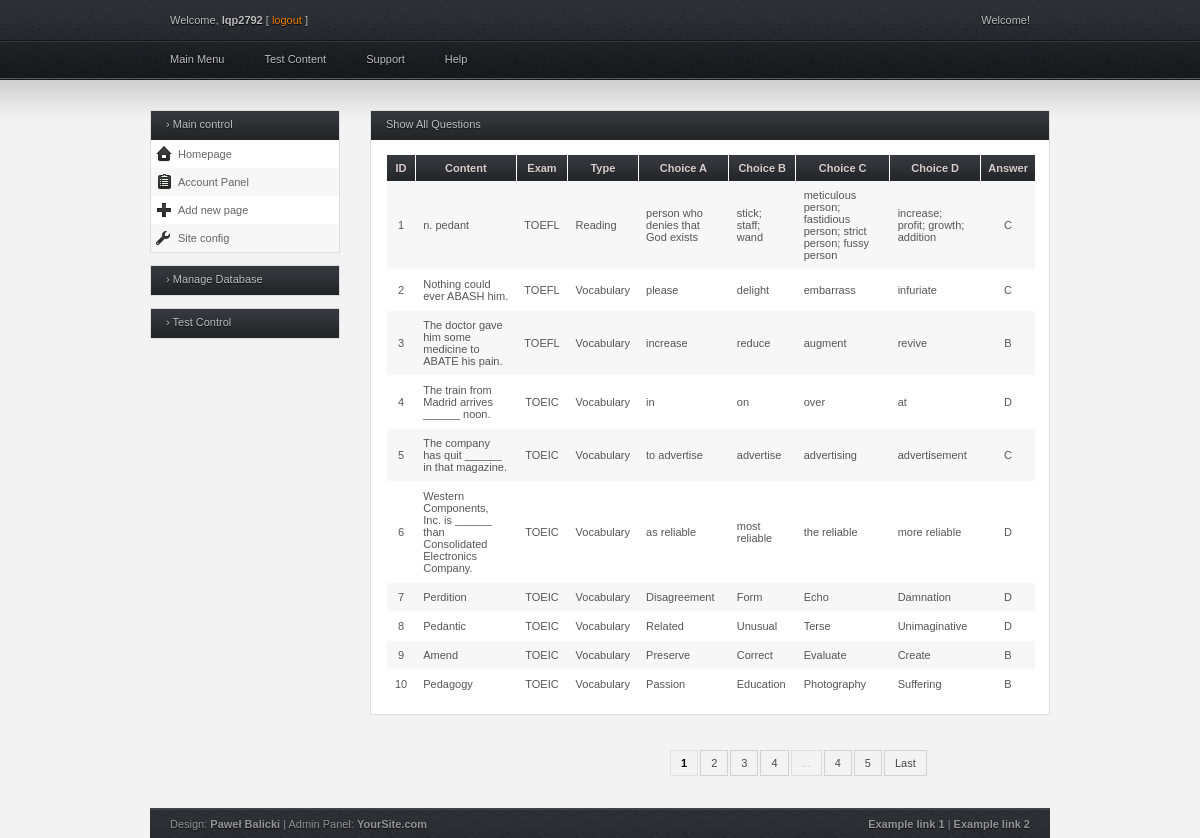
/layout/Account/Show/ (signed in), run on the app's committed database.
### tables this page shows
CREATE TABLE IF NOT EXISTS `questions` (
  `qid` int(11) NOT NULL AUTO_INCREMENT,
  `content` text NOT NULL,
  `exam` varchar(24) DEFAULT NULL,
  `type` varchar(24) NOT NULL,
  `choice_a` text NOT NULL,
  `choice_b` text NOT NULL,
  `choice_c` text NOT NULL,
  `choice_d` text NOT NULL,
  `answer` char(1) NOT NULL,
  PRIMARY KEY (`qid`)
);

### index.php (called while the page is built, shortened)
<?php
    include('model/DatabaseModel.php');
    $uri = $_SERVER['REQUEST_URI'];
    $uri = rtrim($uri, '/');
    $uri = ltrim($uri, '/');
    $data = explode("/", $uri);
   if(count($data) == 1) {
       $controller = "Controller";
   } else {
       if(isset($data[2])) $action=$data[2];
   }
   $c = new $controller();
   if(isset($action)) {
       $c->set_action($action);
   }
   $c->invoke();
?>

### model/DatabaseModel.php (called while the page is built, shortened)
<?php
    class DatabaseModel {
        public $DB_USER;
        public $DB_PASSWORD;
        public $DB_HOST;
        public $DB_NAME;
        function __construct() {
            $info = array();
            $f = fopen('config/config.txt', "r");
            if($f) {
                while(($buffer = fgets($f)) != false) {
                    $buffer = explode(",", $buffer);
                    $info[$buffer[0]] = $buffer[1];
                }
            }
            $this->DB_USER = trim($info['DB_USER']);
            $this->DB_PASSWORD = trim($info['DB_PASSWORD']);
            $this->DB_HOST = trim($info['DB_HOST']);
            $this->DB_NAME = trim($info['DB_NAME']);
        }
        function loadDatabase(){
            $dbc = mysqli_connect($this->DB_HOST, $this->DB_USER,  $this->DB_PASSWORD, $this->DB_NAME);
            if(!$dbc) {
                echo 'Failed to connect to MySQL:'.mysqli_connect_error();
            } else {
                mysqli_set_charset($dbc, 'utf8');
                return $dbc;
            }
        }
        function query($dbc, $query) {
            $r = mysqli_query($dbc, $query);
            return $r;
        }
    }
?>

### view/ShowQuestionsView.php (the view, shortened to what this page needs)
<div class="full_w">
    <div class="h_title">Show All Questions</div>
    <table>
        <thead>
        <tr>
            <th scope="col">ID</th>
            <th scope="col">Content</th>
            <th scope="col">Exam</th>
            <th scope="col">Type</th>
            <th scope="col">Choice A</th>
            <th scope="col">Choice B</th>
            <th scope="col">Choice C</th>
            <th scope="col">Choice D</th>
            <th scope="col">Answer</th>
        </tr>
        </thead>
        <tbody>
        <?php
            for($j=0;$j<10;$j++) {
            $row = $result->fetch_assoc();
            echo "<tr>";
            echo "<td class='align-center'>".$row['qid']."</td>";
            echo "<td>".$row['content']."</td>";
            echo "<td class='align-center'>".$row['exam']."</td>";
            echo "<td>".$row['type']."</td>";
            echo "<td>".$row['choice_a']."</td>";
            echo "<td>".$row['choice_b']."</td>";
            echo "<td>".$row['choice_c']."</td>";
            echo "<td>".$row['choice_d']."</td>";
            echo "<td class='align-center'>".$row['answer']."</td>";
            echo "</tr>";
            }
        echo "</table>";
        echo "</div>";
        echo "<div class='entry'>";
        echo "<div class='pagination'>";
        switch($page){
            case 1:
                echo "<span class='active'>".($page)."</span>";
                echo "<a href='Account/Show/".++$page."/'>".($page)."</a>";
                echo "<a href='Account/Show/".++$page."/'>".($page)."</a>";
                echo "<a href='Account/Show/".++$page."/'>".($page)."</a>";
                echo "<span>...</span>";
                echo "<a href='Account/Show/".($num_page-1)."/'>".($num_page-1)."</a>";
                echo "<a href='Account/Show/".($num_page)."/'>".$num_page."</a>";
                echo "<a href='Account/Show/".($num_page)."/'>Last</a>";
                break;
        }
        echo "</div>";
        ?>

### controller/AccountController.php (shortened to what this page needs)
<?php
    include_once('model/DatabaseModel.php');
    class AccountController {
        public $action;
        public $db;
        public function __construct() {
            $this->db = new DatabaseModel();
        }
        public function set_action($action){
            $this->action = $action;
        }
        public function invoke() {
            $function = strtolower($this->action);
            if(isset($this->action)) {
                call_user_func(array($this, $function));
            } else {
                $page_title = "Account Panel";
                include('layout/header.php');
                include('layout/footer.html');
            }
        }
        public function show() {
            $query = "SELECT * FROM questions";
            $result = $this->db->query($this->db->loadDatabase(), $query);
            $num_result = $result->num_rows;
            $page_limit = 10;
            if(!$_GET['page']) {$page=1;}
            else $page = $_GET['page'];
            if(($num_result % 10)>0) {
                $num_page = ($num_result - $num_result%10)/10 + 1;
            } else {$num_page = $num_result/10;}
            $query = "SELECT * FROM questions LIMIT ".($page-1)*$page_limit.",".$page_limit;
            $result = $this->db->query($this->db->loadDatabase(), $query);
            include('layout/header.php');
            include('view/ShowQuestionsView.php');
        }
    }
?>

### layout/header.php (shortened to what this page needs)
<!DOCTYPE html PUBLIC "-//W3C//DTD XHTML 1.0 Transitional//EN" "http://www.w3.org/TR/xhtml1/DTD/xhtml1-transitional.dtd">
<html xmlns="http://www.w3.org/1999/xhtml" lang="pl" xml:lang="pl">
<head>
    <link rel="stylesheet" type="text/css" href="public/css/style.css" media="screen" />
    <link rel="stylesheet" type="text/css" href="public/css/navi.css" media="screen" />
</head>
<body>
<div class="wrap">
    <div id="header">
        <div id="top">
            <div class="left">
                <?php
                    if(isset($_SESSION['username'])) {
                        echo '<p>Welcome, <strong>'.$_SESSION['username'].'</strong> [ <a href="">logout</a> ]</p>';
                    } else {
                        echo '<p>English Test, Yolo !</p>';
                    }
                ?>
            </div>
            <div class="right">
                <div class="align-right">
                    <p>Welcome!</p>
                </div>
            </div>
        </div>
        <div id="nav">
            <ul>
                <?php
                    if(isset($_SESSION['username'])) {
                        echo '<li class="upp"><a href="#">Main Menu</a>
                            <ul>
                                <li>&#8250; <a href="ChangePassword/">Change Password</a></li>
                                <li>&#8250; <a href="Logout/">Logout</a></li>
                            </ul>
                        </li>';
                    }
                ?>
                <li class="upp"><a href="#">Test Content</a>
                </li>
                <li class="upp"><a href="#">Support</a>
                </li>
                <li class="upp"><a href="#">Help</a>
                </li>
            </ul>
        </div>
    </div>
    <div id="content">
        <?php include('layout/sidebar.php'); ?>
        <div id="main">

### layout/sidebar.php
<div id="sidebar">
    <div class="box">
        <div class="h_title">&#8250; Main control</div>
        <ul id="home">
            <li class="b1"><a class="icon view_page" href="">Homepage</a></li>
            <li class="b2"><a class="icon report" href="Account/">Account Panel</a></li>
            <li class="b1"><a class="icon add_page" href="">Add new page</a></li>
            <li class="b2"><a class="icon config" href="">Site config</a></li>
        </ul>
    </div>
    <?php if(isset($_SESSION['username']) && (get_class($this)=='AccountController')) {
            echo '<div class="box">
            <div class="h_title">&#8250; Manage Database</div>
            <ul>
                <li class="b2"><a class="icon add_page" href="Account/Add/">Add New Question</a></li>
                <li class="b1"><a class="icon page" href="Account/Show/">Show All Questions</a></li>
                <li class="b2"><a class="icon category" href="Account/QuestionHistory/">Question History</a></li>
            </ul>
            </div>';
            echo '<div class="box">
            <div class="h_title">&#8250; Test Control</div>
            <ul>
                <li class="b1"><a class="icon users" href="Account/Create/">Take a test</a></li>
                </ul>
            </div>';
        }
    ?>
</div>

### public/css/style.css (style rules this page uses)
* { margin: 0; padding: 0; }
body { background: #f3f3f3 url(../img/bg_top.jpg) repeat-x; color: #bebebe; font-family: Tahoma, Arial, Helvetica, sans-serif; font-size: 11px; margin: 0; }
a { text-decoration: none; }
.wrap { margin: 0 auto; width: 900px; }
#header #top { height: 34px; padding: 14px 20px 0 20px; }
#header #top p { text-shadow: #000 0px 1px 1px; }
#header #top a { color: #f07e01; }
#content { margin: 30px 0 30px 0; }
#content .b1 { background: #ffffff; }
#content .b2 { background: #f7f7f7; }
#content tr:nth-child(even) { background: #ffffff; }
#content tr:nth-child(odd) { background: #f7f7f7; }
#content #sidebar { float: left; margin: 0 20px 0 0; width: 190px; }
#sidebar a { color: #656565; }
#sidebar .box { border: 1px solid #DCDDE1; margin: 0 0 12px 0; }
#sidebar .box .h_title { background: url(../img/bg_box_head.jpg) repeat-x; color: #bebebe; cursor: pointer; font-size: 11px; font-weight: normal; height: 22px; padding: 7px 0 0 15px; text-shadow: #0E0E0E 0px 1px 1px; }
#sidebar .box ul { list-style: none; }
#sidebar .box ul li { padding: 8px 0 8px 5px; }
.box ul li .icon { padding: 2px 0 2px 22px; }
.box ul li .view_page { background: url(../img/i_view_page.png) no-repeat center left; }
.box ul li .report { background: url(../img/i_report.png) no-repeat center left; }
.box ul li .add_page { background: url(../img/i_add_page.png) no-repeat center left; }
.box ul li .config { background: url(../img/i_config.png) no-repeat center left; }
#content #main { float: right; margin: 0 0 12px 0; width: 680px; }
#main .full_w { background: #ffffff; border: 1px solid #DCDDE1; color: #848484; margin: 0 0 20px 0; }
#main .full_w .h_title, #main .half_w .h_title { background: url(../img/bg_box_head.jpg) repeat-x; color: #bebebe; font-size: 11px; font-weight: normal; height: 22px; padding: 7px 0 0 15px; text-shadow: #0E0E0E 0px 1px 1px; }
table { border-collapse: collapse; margin: 15px; width: 650px; }
table th { background: url(../img/bg_box_head.jpg) repeat-x; color: #DACDCD; border-left: 1px solid #ffffff; border-right: 1px solid #ffffff; font-size: 11px; font-weight: bold; padding: 7px; text-shadow: 0px 1px #242424; }
table tr { border-left: 1px solid #ffffff; border-right: 1px solid #ffffff; }
table td { border-bottom: 1px solid #ffffff; border-top: 1px solid ffffff; color: #565656; padding: 8px; }
.pagination { margin: 5px auto; padding: 12px 0; text-align: center; }
.pagination a { border:solid 1px #d2d2d2; color: #444444; margin-right:2px; }
.pagination span { border:solid 1px #ddd; margin-right:2px; }
.pagination .active { border:solid 1px #e0e0e0; color:#000; font-weight:bold; }
.pagination a:link, .pagination a:visited { padding:6px 10px; text-decoration:none; }
.pagination span { color:#b6b6b6; padding:6px 10px; text-decoration:none; }
#footer { background: url(../img/bg_top.jpg) repeat-x top center; border-top: 2px solid #404345; color: #939393; float: left; margin: 0 auto; padding: 8px 20px; text-shadow: #111111 0px 1px 1px; width: 860px; }
#footer a { color: #939393; font-weight: bold; }
.entry { color: #444; margin: 5px 0; padding: 5px 300px; text-shadow: 0px 1px #ffffff; }
.left { float: left; }
.right { float: right; }
.align-right { text-align: right; }
.align-center { text-align: center; }

### public/css/navi.css (style rules this page uses)
#header #nav { height: 27px; margin:0; padding: 5px 20px 0 10px; position: relative; }
#header #nav ul { list-style: none; }
#header #nav ul li.upp { display: inline; float: left; position: relative; margin: 0; text-align: center; }
#header #nav ul li.upp a { color: #bebebe; display: block; padding: 0px 30px 11px 10px; text-align: center; text-shadow: #000 0px 1px 1px; }

### data on the page
questions: qid "1", content "n. pedant", exam "TOEFL", type "Reading", choice_a "person who denies that God exists", choice_b "stick; staff; wand", choice_c "meticulous person; fastidious person; strict person; fussy person", choice_d "increase; profit; growth; addition", answer "C"
questions: qid "2", content "Nothing could ever ABASH him.", exam "TOEFL", type "Vocabulary", choice_a "please", choice_b "delight", choice_c "embarrass", choice_d "infuriate", answer "C"
questions: qid "3", content "The doctor gave him some medicine to ABATE his pain.", exam "TOEFL", type "Vocabulary", choice_a "increase", choice_b "reduce", choice_c "augment", choice_d "revive", answer "B"
questions: qid "4", content "The train from Madrid arrives ______ noon.", exam "TOEIC", type "Vocabulary", choice_a "in", choice_b "on", choice_c "over", choice_d "at", answer "D"
questions: qid "5", content "The company has quit ______ in that magazine.", exam "TOEIC", type "Vocabulary", choice_a "to advertise", choice_b "advertise", choice_c "advertising", choice_d "advertisement", answer "C"
questions: qid "6", content "Western Components, Inc. is ______ than Consolidated Electronics Company.", exam "TOEIC", type "Vocabulary", choice_a "as reliable", choice_b "most reliable", choice_c "the reliable", choice_d "more reliable", answer "D"
questions: qid "7", content "Perdition", exam "TOEIC", type "Vocabulary", choice_a "Disagreement", choice_b "Form", choice_c "Echo", choice_d "Damnation", answer "D"
questions: qid "8", content "Pedantic", exam "TOEIC", type "Vocabulary", choice_a "Related", choice_b "Unusual", choice_c "Terse", choice_d "Unimaginative", answer "D"
questions: qid "9", content "Amend", exam "TOEIC", type "Vocabulary", choice_a "Preserve", choice_b "Correct", choice_c "Evaluate", choice_d "Create", answer "B"
questions: qid "10", content "Pedagogy", exam "TOEIC", type "Vocabulary", choice_a "Passion", choice_b "Education", choice_c "Photography", choice_d "Suffering", answer "B"

### other printed values
$_SESSION['username'] "lqp2792"
$page "1"
$page "2"
$page "3"
$page "4"
$num_page-1 "4"
$num_page "5"
